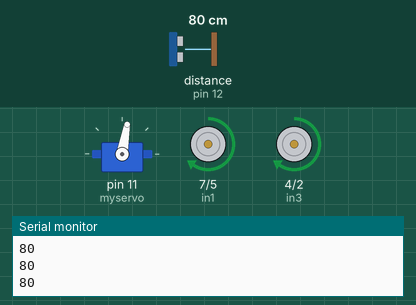
A sketch run on a simulated Arduino Uno, built with avr-gcc and run on an emulated ATmega328P. On the bench: servo, motor-driver pin pairs drawn as motors (green arrow = first pin HIGH = forward, orange = second pin HIGH = backward, longer = more drive, scaled by the enable pin), the last lines printed to the serial monitor. The test bench sets the inputs (shaded band); at power-on: distance to the obstacle (sensor on pin 12) 80 cm. The echo pulse lasts 58.3 µs per cm.

Above: at 1.8 s.
1.9 s: distance to the obstacle (sensor on pin 12) set to 32 cm
3.4 s: distance to the obstacle (sensor on pin 12) set to 26 cm
At 6.2 s:
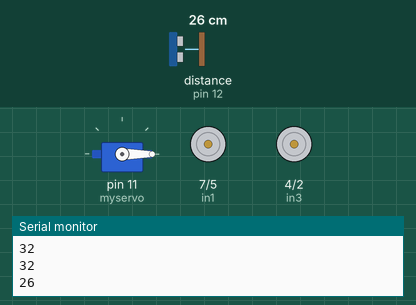
6.5 s: distance to the obstacle (sensor on pin 12) set to 2 cm
At 9.5 s:
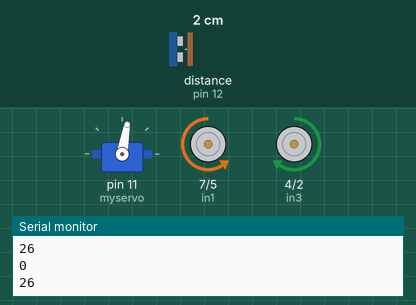
9.6 s: distance to the obstacle (sensor on pin 12) set to 35 cm
At 10.5 s:
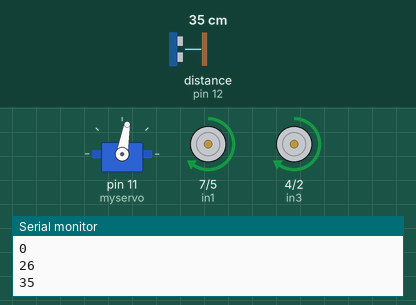
11.5 s: distance to the obstacle (sensor on pin 12) set to 4 cm
At 13.0 s:
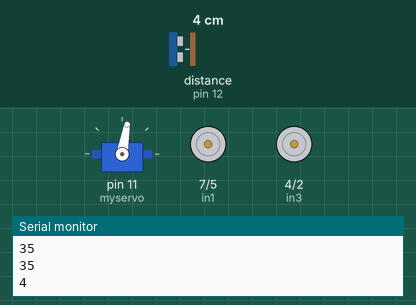
14.6 s: distance to the obstacle (sensor on pin 12) set to 9 cm
At 17.9 s:
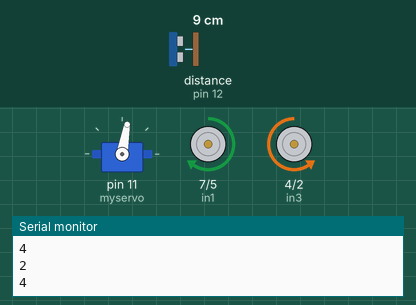
Timing chart, 0 to 18.7 s (numbered marks = the images above; inputs shaded):
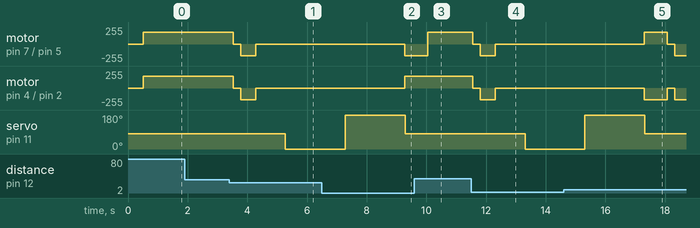

The sketch:

Source-Code.ino
```cpp
//Setup for Ultrasonic sensor
#include <HCSR04.h>

HCSR04 hc(13, 12); //initialisation class HCSR04 (trig pin , echo pin)

//Setup for Servo Motor
#include <Servo.h>

Servo myservo;

int leftDis = 0;
int rightDis = 0;
int forwardDis = 0;

//Setup for Wheel Motors
#define enA 6
#define in1 7
#define in2 5
#define enB 3
#define in3 4
#define in4 2

void go() {   //Forward Movement
  analogWrite(enA, 175);
  analogWrite(enB, 175);
  digitalWrite(in1, HIGH);
  digitalWrite(in2, LOW);
  digitalWrite(in3, HIGH);
  digitalWrite(in4, LOW);
}

void back() {   //Reverse Movement
  analogWrite(enA, 175);
  analogWrite(enB, 175);
  digitalWrite(in1, LOW);
  digitalWrite(in2, HIGH);
  digitalWrite(in3, LOW);
  digitalWrite(in4, HIGH);
}

void left() {   //Turning Left
  analogWrite(enA, 150);
  analogWrite(enB, 150);
  digitalWrite(in1, HIGH);
  digitalWrite(in2, LOW);
  digitalWrite(in3, LOW);
  digitalWrite(in4, HIGH);
}

void right() {    //Turning Right
  analogWrite(enA, 150);
  analogWrite(enB, 150);
  digitalWrite(in1, LOW);
  digitalWrite(in2, HIGH);
  digitalWrite(in3, HIGH);
  digitalWrite(in4, LOW);
}

void stopp() {    //Stops robot
  digitalWrite(enA, LOW);
  digitalWrite(enB, LOW);
}

void setup() {
  Serial.begin(9600);
  myservo.attach(11);
  pinMode(enA, OUTPUT);
  pinMode(enB, OUTPUT);
  pinMode(in1, OUTPUT);
  pinMode(in2, OUTPUT);
  pinMode(in3, OUTPUT);
  pinMode(in4, OUTPUT);

}

void loop() {

  myservo.write(80);
  delay(500);

  forwardDis = hc.dist();
  Serial.println(forwardDis);

  if (forwardDis < 30 && forwardDis > 0) { //Object is in front of robot
    stopp();   //Stops robot movement
    delay(250);
    back();   //backs away from object slightly
    delay(500);
    stopp();
    delay(1000);

    myservo.write(0);   //Moves US Sensor to the right
    delay(1000);
    rightDis = hc.dist();   //Measures Distance
    Serial.println(leftDis);    //Optional print to Serial Monitor
    delay(1000);

    myservo.write(180);   //Moves US Sensor to the left
    delay(1000);
    leftDis = hc.dist();    //Measures Distance
    Serial.println(rightDis);   //Optional print to Serial Monitor
    delay(1000);

    if(rightDis > leftDis){   //Path is clearest to the right
        right();    //turns robot to the right 90ish degrees
        delay(15);
    }
    else if(rightDis < leftDis) {   //Path clearest to the left
        left();   //turns robot to the left 90ish degrees
        delay(15);
    }

    myservo.write(80);    //Moves US Sensor back to the forward position
    delay(250);
  }

  else{   //While there is not objects in the way
    go();   //Moves robot forward
  }
}
```

Measured:
- the behaviour switches between 30 and 29 cm on distance to the obstacle (sensor on pin 12) (found by bisection; images 0 and 1)
- after the input at 3.4 s, motor on pin 7 (in1) / pin 5 (in2), motor on pin 4 (in3) / pin 2 (in4): forward 175/255 → stopped after 0.13 s, → backward 175/255 0.25 s later, → stopped 0.50 s later; servo on pin 11 (myservo): 80° → 0° after 1.9 s
- after the input at 6.5 s, motor on pin 7 (in1) / pin 5 (in2): stopped → backward 175/255 after 2.8 s; motor on pin 4 (in3) / pin 2 (in4): stopped → forward 175/255 after 2.8 s
- after the input at 9.6 s, motor on pin 4 (in3) / pin 2 (in4): stays forward 175/255 (without the input it goes to stopped after 0.45 s)
- after the input at 11.5 s, motor on pin 7 (in1) / pin 5 (in2), motor on pin 4 (in3) / pin 2 (in4): forward 175/255 → stopped after 0.06 s, → backward 175/255 0.25 s later, → stopped 0.50 s later; servo on pin 11 (myservo): 80° → 0° after 1.8 s
- after the input at 14.6 s, motor on pin 7 (in1) / pin 5 (in2): stopped → forward 175/255 after 2.7 s, → stopped 0.77 s later, → backward 175/255 0.25 s later; motor on pin 4 (in3) / pin 2 (in4): stopped → backward 175/255 after 2.7 s instead of 3.7 s
